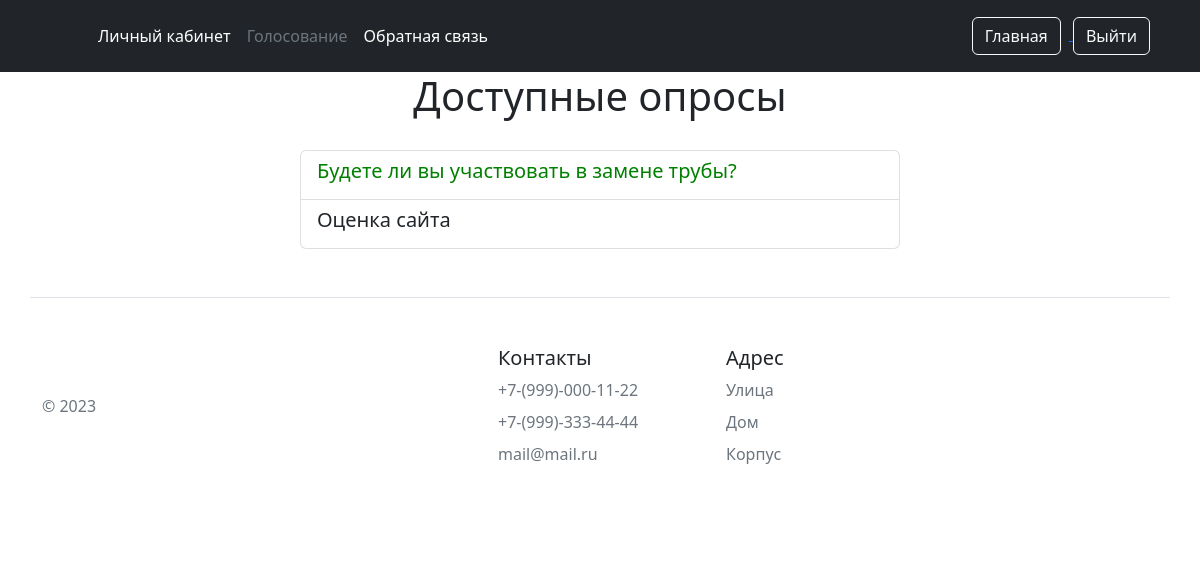
The app's page /accounts/profile/quiz/ (signed in) with its own data.
### main/models.py (models this page shows, shortened)
class Question(models.Model):
    title = models.CharField('Название', max_length=4096)
    class Meta:
        verbose_name = 'Тема голосования'
        verbose_name_plural = 'Темы голосования'

### main/views.py (the view)
# urls.py: path('accounts/profile/quiz/', views.quiz, name='quiz'),
def quiz(request):
    if request.user.is_authenticated != True:
        return redirect("login")
    questions = Question.objects.all()[::-1]
    answers = []
    for question in questions:
        if Answer.objects.filter(question=question, user=request.user):
            answers.append(question)
    return render(request, 'profile/quiz.html', {'questions': questions, 'answers': answers})

### main/templates/profile/quiz.html (shortened to what this page needs)
{% extends 'base.html'%}
{% block header %}
<li><a href="{% url 'profile'%}" class="nav-link px-2 text-white">Личный кабинет</a></li>
<li><a href="{% url 'quiz'%}" class="nav-link px-2 text-secondary">Голосование</a></li>
<li><a href="{% url 'feed'%}" class="nav-link px-2 text-white">Обратная связь</a></li>
{% endblock %}
 {% block button%}
<a href="{% url 'home'%}">
<button type="button" class="btn btn-outline-light me-2" >Главная </button>
</a>
<a href="{% url 'logout'%}">
<button type="button" class="btn btn-outline-light me-2" >Выйти </button>
</a>
{% endblock %}
{% block body %}
<body>
    <h1 style="text-align:center"> Доступные опросы</h1>
    <ul class="list-group" style="margin-left:25%; margin-right:25%; margin-top:30px; ">
    {% for question in questions %}
    <a href=" {% url 'vote' question.id %} " class="list-group-item list-group-item-action">
        {% if question in answers %}
        <h5 style="color: green;">{{question.title}}</h5></a>
        {% else %}
          <h5>{{question.title}}</h5></a>
      {% endif%}
   {% endfor %}
    </ul>
</body>
{% endblock %}

### records on screen
Question: title "Будете ли вы участвовать в замене трубы?"
Question: title "Оценка сайта"
